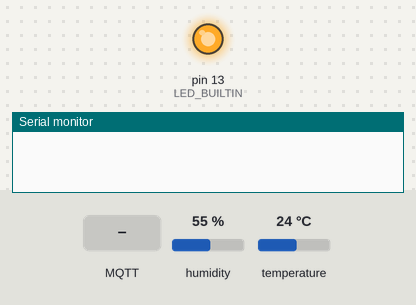
A sketch run on a simulated Arduino Uno, built for the host (arithmetic inside an expression is 32-bit, double 64-bit). On the bench: output pins drawn as LEDs (lit = HIGH), the last lines printed to the serial monitor. Inputs (shaded band) come from the test bench; at power-on: humidity 55 %, temperature 24 °C. No MQTT or app messages arrive unless stated.

Above: at 2.3 s.
2.4 s: MQTT message "On" arrives on the first subscribed topic
At 3.2 s:
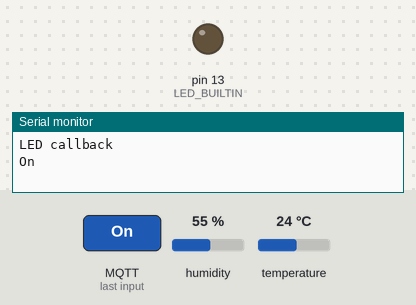
3.9 s: MQTT message "Off" arrives on the first subscribed topic
At 4.4 s:
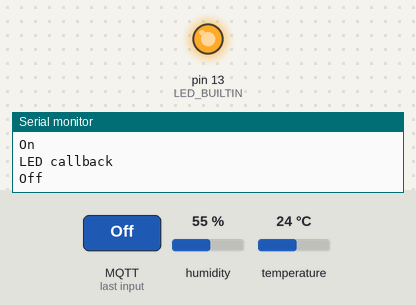
Timing chart, 0 to 6.9 s (numbered marks = the images above; inputs shaded):
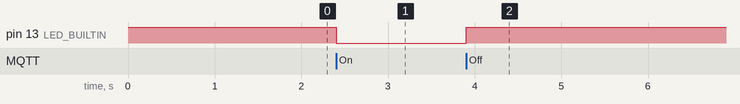

Measured:
- after the input at 2.4 s, pin 13 (LED_BUILTIN): HIGH → LOW at once
- after the input at 3.9 s, pin 13 (LED_BUILTIN): LOW → HIGH at once

The sketch:

baiduyun.ino
```cpp
#include "string.h"
#include "EspMQTTClient.h"
#include <DHT.h>

#define DHTPIN 2        //D4
#define DHTTYPE DHT11   // DHT 11

void onConnectionEstablished();

/*
  EspMQTTClient client(
  "ssid",                 // Wifi ssid
  "pass",                 // Wifi password
  onConnectionEstablished,// Connection established callback
  "ip",                   // MQTT broker ip
  1883,                   // MQTT broker port
  "mqttusr",              // MQTT username
  "mqttpass",             // MQTT password
  "test",                 // Client name
  true,                   // Enable web updater
  true                    // Enable debug messages
  );
*/

EspMQTTClient client(
  "main",                                // Wifi ssid
  "12312311",                               // Wifi password
  onConnectionEstablished,                  // MQTT connection established callback
  "icja6ac.mqtt.iot.gz.baidubce.com",       // MQTT broker ip
  1884,                                     // MQTT broker port
  "icja6ac/esp8266_test",                 // MQTT username
  "7HHTBK9OSYzUhR7M",                       // MQTT password
  "baiduIoT-esp8266-device1",               // Client name
  false,
  false
);
DHT dht(DHTPIN, DHTTYPE);

long lastMsg = 0;
char msg[23];


void setup()
{
  Serial.begin(115200);
  pinMode(LED_BUILTIN, OUTPUT);
  dht.begin();
  digitalWrite(LED_BUILTIN, HIGH);
}

void LED_Control_Callback(const String & payload) {
  const char* p = payload.c_str();
  Serial.println("LED callback");
  Serial.println(p);
  if (strstr(p, "On")) {
    digitalWrite(LED_BUILTIN, LOW);   // turn the LED on
  }
  if (strstr(p, "Off")) {
    digitalWrite(LED_BUILTIN, HIGH);   // turn the LED off
  }
}
void Temp_Humd_Report() {
  float humd = dht.readHumidity();
  float temp = dht.readTemperature();
  sprintf (msg, "Temp:%.2f'C  Humd:%.0f% ", temp, humd);

  Serial.println("======Temp Humd Report======");
  Serial.println(msg);

  client.publish("/wechat_esp8266/switch", String(humd));
  client.publish("/wechat_esp8266/switch", String(temp));
}

void onConnectionEstablished()
{
  // Subscribe to "mytopic/test" and display received message to Serial
  client.subscribe("/wechat_esp8266/switch", LED_Control_Callback);
}

void loop()
{
  client.loop();

  long now = millis();
  if (now - lastMsg > 5000) {
    lastMsg = now;
    Temp_Humd_Report();
  }
}
```
